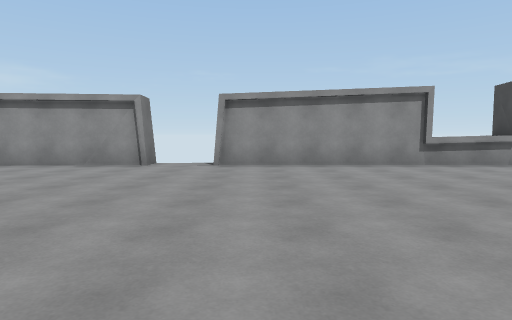
view 1 (above)

21 first-person views from a walk through a 3-D level made in the Unity game engine. The camera is 1.3 m above the floor, tilts 4° down and sees 75° across. The floor is counted in squares, 2 m on a side. Each view is taken from the middle of a square. On the plan, view 1 faces up. The plan holds only what a view shows up to about 10 squares ahead; the rest is blank. The place goes on beyond the plan. The player is left out. Some animated figures are left out. Surface patterns are stand-ins for the level's own textures.

view 2
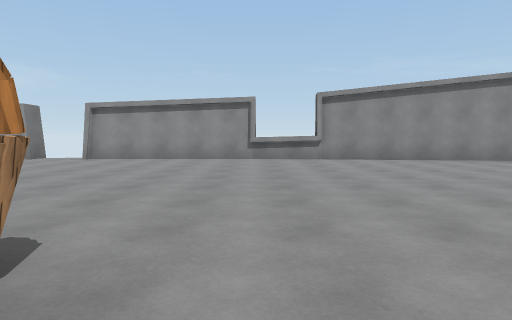

view 3
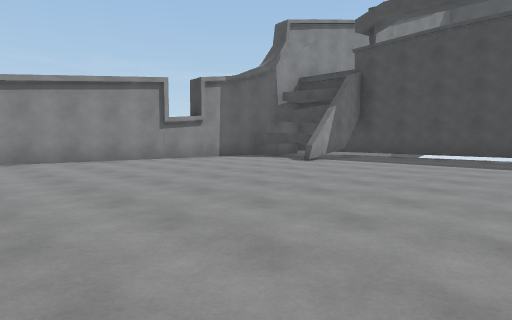

view 4
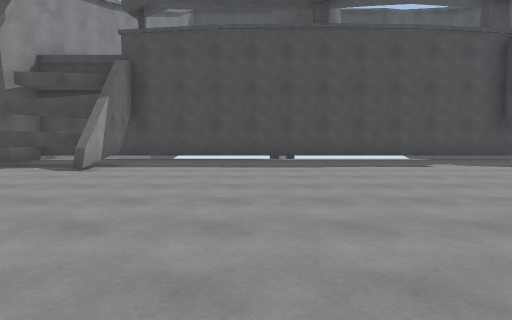

view 5
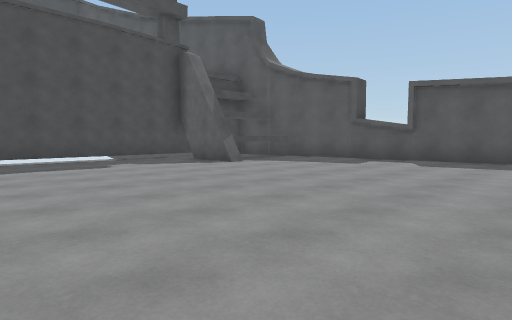

view 6
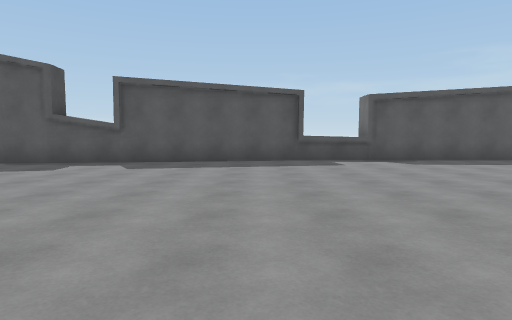

view 7
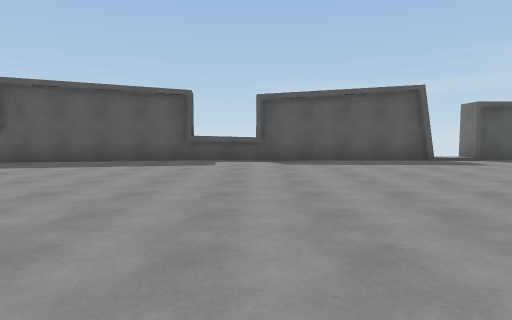

view 8
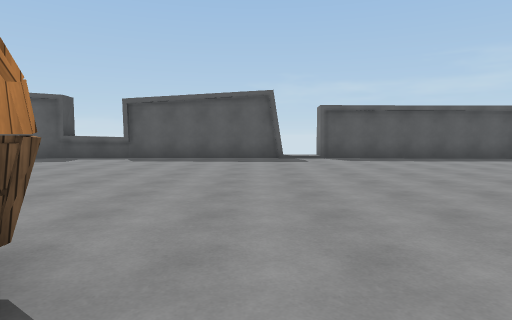

view 9
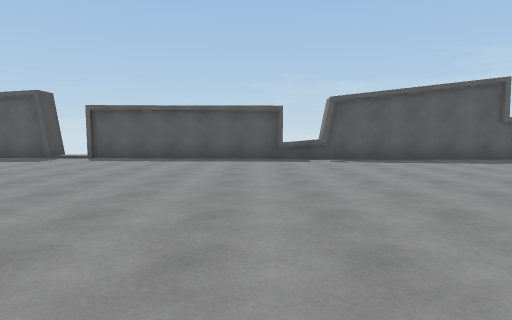

view 10
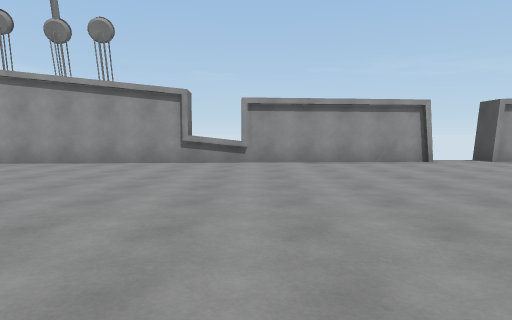

view 11
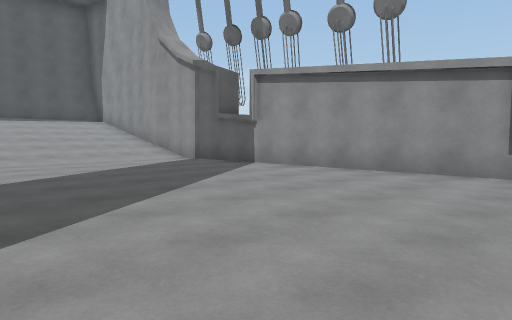

view 12
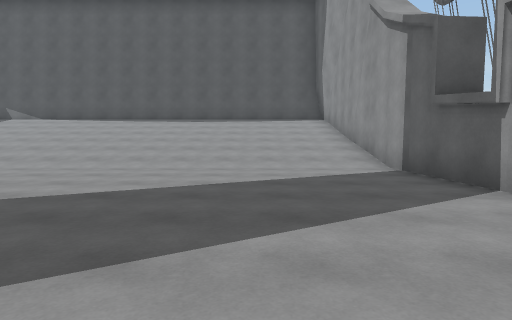

view 13
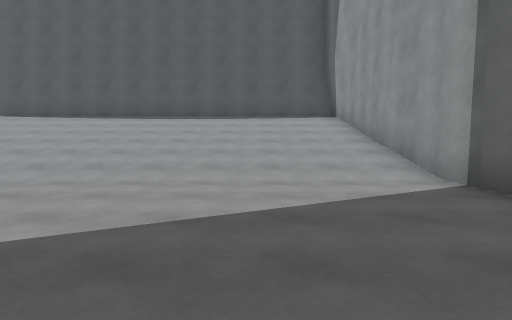

view 14
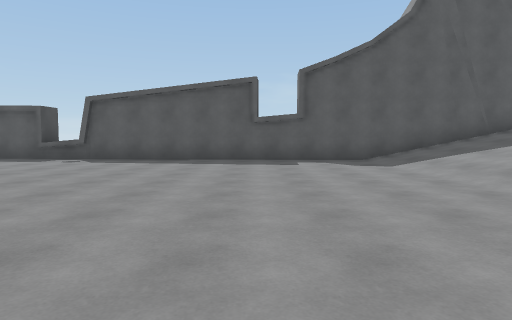

view 15
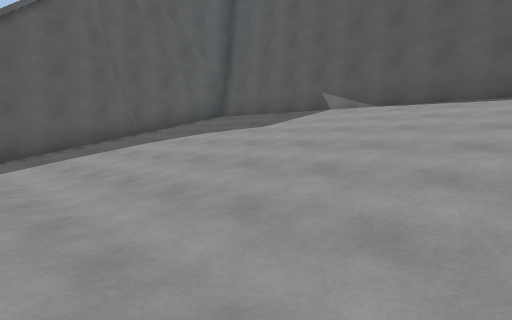

view 16
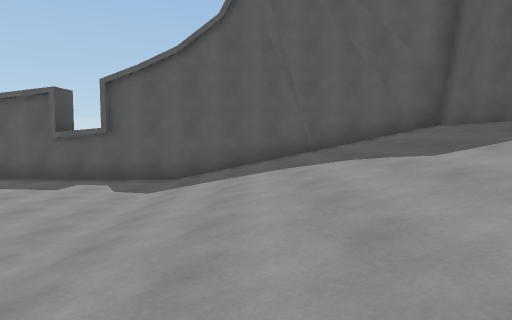

view 17
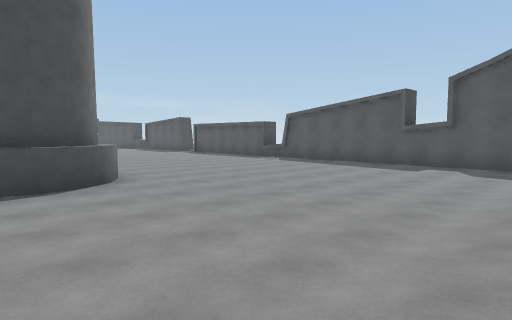

view 18
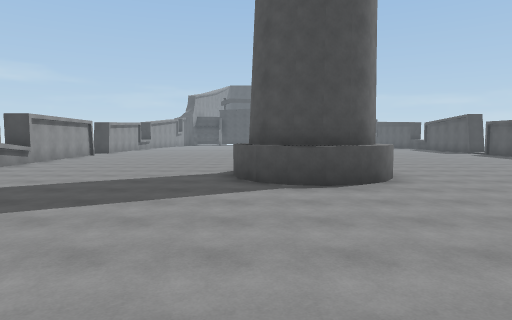

view 19
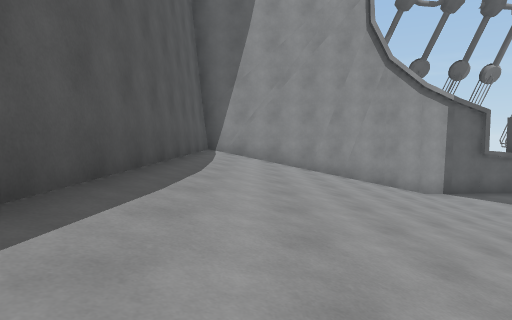

view 20
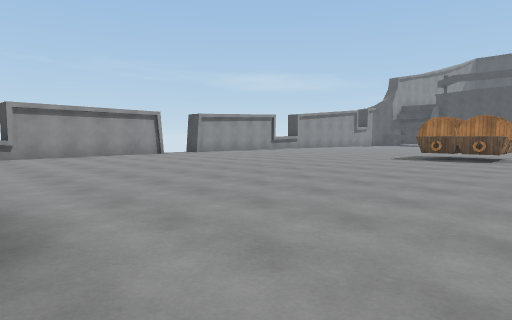

view 21
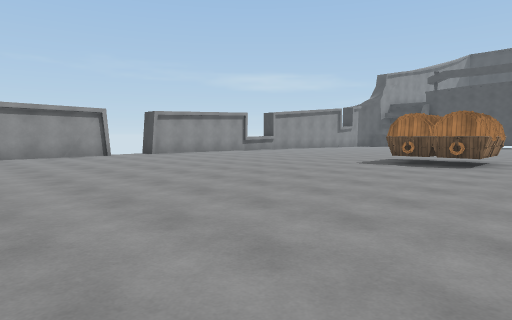

### Floor plan
Key: @ floor where view 1 was taken; # wall or solid block; . floor; / step, stairs or slope; ^ raised ledge; C chest.
Columns run from 24 left of view 1 to 17 right of it. Each row starts with its distance up from view 1.
  8              ### #####.############
  7 ##############..^.................##
  6 #//////..............................  ###
  5 #//////...............................^..#
  4 #//////...............................^^.#
  3 #//////..................................#
  2 #//////..................................#
  1 #//////..................................#
  0 #//////......##.........@................#
 -1 #//////.....##  .........CCC.............#
 -2 #//////.....^# ^.........CCC.............#
 -3 #//////......^^..........................#
 -4 #//////..................................#
 -5 #//////..................................#
 -6 #//////..................................#
 -7 #//////...............................####
 -8 #//////...............................^
 -9 #//////...............................
-10 ##/////...............................#
-11  ###############^#######....^^#########
-12                       #######

Positions as (right, up) in squares from view 1, and headings:
1: (0, 0), facing up
2: (4, -2), facing up
3: (6, -2), facing up-right
4: (7, 0), facing right
5: (7, -1), facing down-right
6: (7, -2), facing down
7: (4, -2), facing down
8: (0, -1), facing down
9: (-7, -1), facing down
10: (-7, -1), facing up
11: (-8, 1), facing up-left
12: (-10, 4), facing left
13: (-12, 4), facing left
14: (-14, -1), facing down
15: (-16, -1), facing down-left
16: (-19, -2), facing down
17: (-18, 0), facing down-right
18: (-18, 0), facing right
19: (-22, -3), facing up
20: (-9, -4), facing up-right
21: (-7, -4), facing up-right
